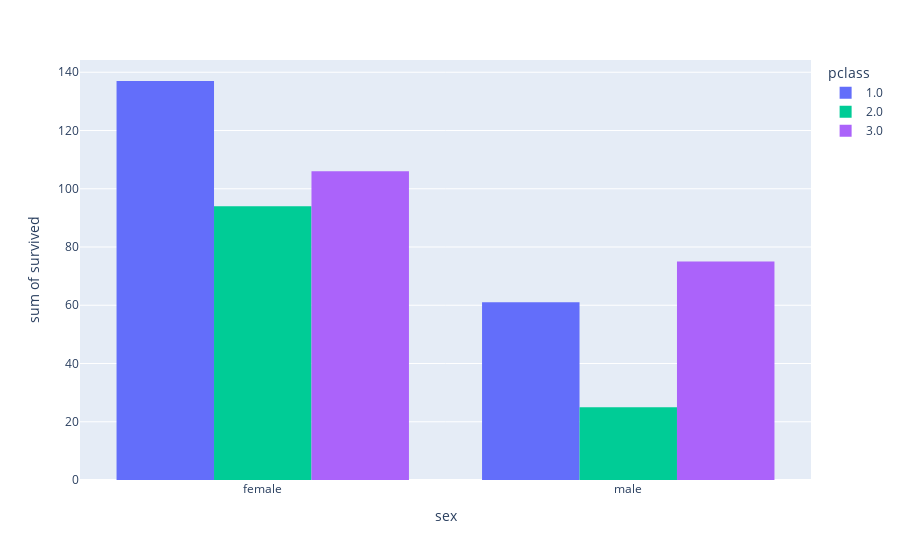

This figure's notebook cell:
### Code cell
bar = px.histogram(df, x='sex',y='survived', color='pclass', barmode='group')
bar.show()

### Figure 1 — Plotly figure (JSON) as saved in the notebook; plotly's stock layout.template omitted (floating-point values rounded to 4 significant figures; data arrays with more than 128 entries replaced by an {"elided": "..."} marker saying what was removed)
{"data": [{"alignmentgroup": "True", "bingroup": "x", "histfunc": "sum", "hovertemplate": "pclass=1.0<br>sex=%{x}<br>sum of survived=%{y}<extra></extra>", "legendgroup": "1.0", "marker": {"color": "#636efa", "pattern": {"shape": ""}}, "name": "1.0", "offsetgroup": "1.0", "orientation": "v", "showlegend": true, "type": "histogram", "x": {"elided": "319 str values"}, "xaxis": "x", "y": {"elided": "319 int values"}, "yaxis": "y"}, {"alignmentgroup": "True", "bingroup": "x", "histfunc": "sum", "hovertemplate": "pclass=2.0<br>sex=%{x}<br>sum of survived=%{y}<extra></extra>", "legendgroup": "2.0", "marker": {"color": "#00cc96", "pattern": {"shape": ""}}, "name": "2.0", "offsetgroup": "2.0", "orientation": "v", "showlegend": true, "type": "histogram", "x": {"elided": "277 str values"}, "xaxis": "x", "y": {"elided": "277 int values"}, "yaxis": "y"}, {"alignmentgroup": "True", "bingroup": "x", "histfunc": "sum", "hovertemplate": "pclass=3.0<br>sex=%{x}<br>sum of survived=%{y}<extra></extra>", "legendgroup": "3.0", "marker": {"color": "#ab63fa", "pattern": {"shape": ""}}, "name": "3.0", "offsetgroup": "3.0", "orientation": "v", "showlegend": true, "type": "histogram", "x": {"elided": "709 str values"}, "xaxis": "x", "y": {"elided": "709 int values"}, "yaxis": "y"}], "layout": {"barmode": "group", "legend": {"title": {"text": "pclass"}, "tracegroupgap": 0}, "margin": {"t": 60}, "xaxis": {"anchor": "y", "domain": [0, 1], "title": {"text": "sex"}}, "yaxis": {"anchor": "x", "domain": [0, 1], "title": {"text": "sum of survived"}}}}
